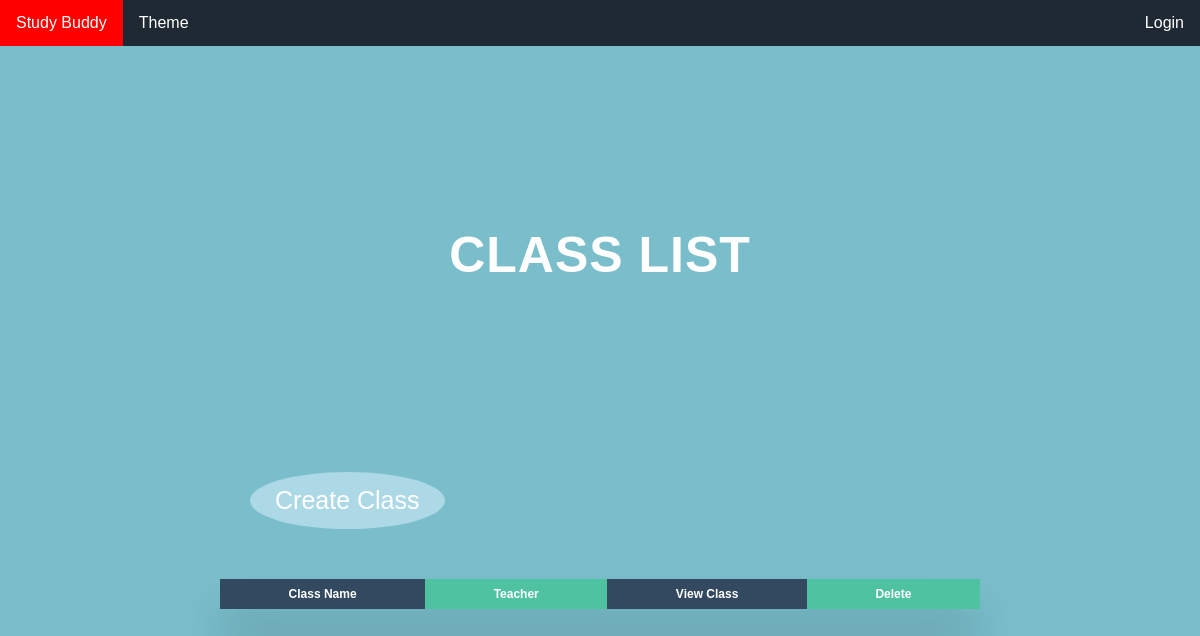
The app's page /school/classes, older data.
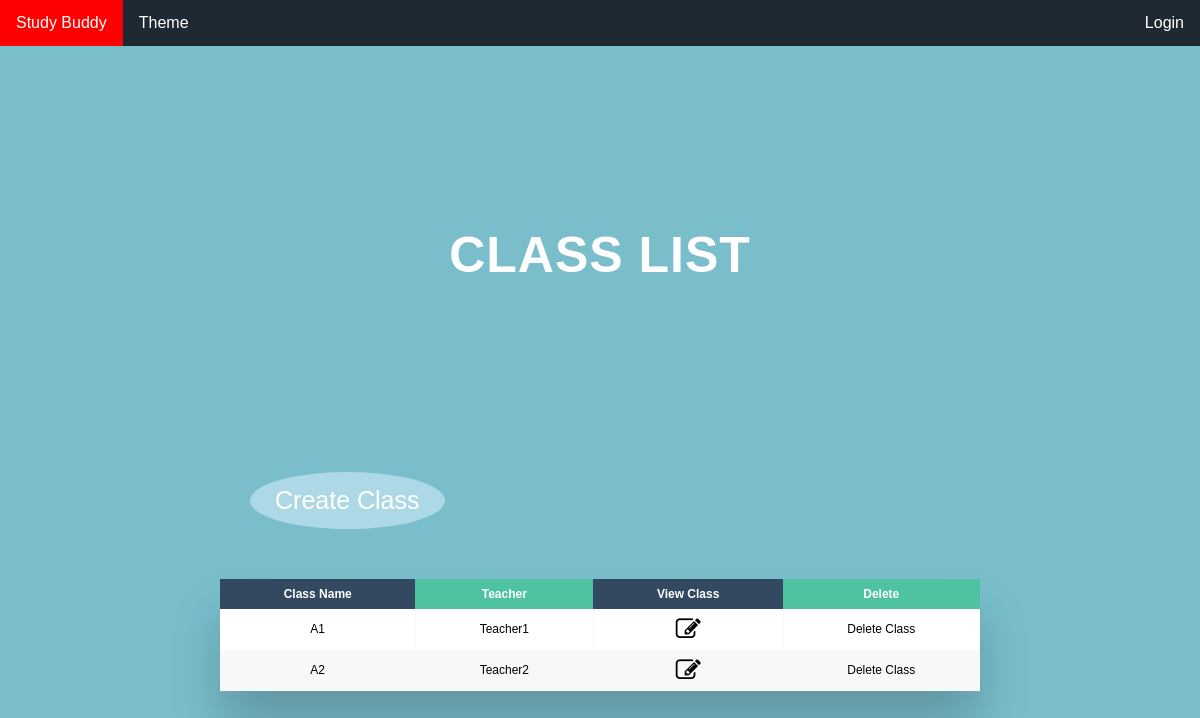
The same page, newer data.
### StudyBuddy/models.py (models this page shows, shortened)
class Classroom(models.Model):
    class_name = models.CharField("class name", max_length=50)
    teacher = models.OneToOneField(User, null=True, on_delete=models.CASCADE)
    class Meta:
        verbose_name = "Class"
        verbose_name_plural = "Classes"

### StudyBuddy/views.py (the view)
# urls.py: path("school/classes", views.view_class_list, name="view_class_list"),
def view_class_list(request):
    model = Classroom.objects.all()
    return render(request, '../templates/school/class/view_class_list.html', {'model': model})

### templates/school/class/view_class_list.html (shortened to what this page needs)
{% extends 'school/schoolHome.html' %}
{% load static %}
{% block title %}
    <head>
        <link type="text/css" rel="stylesheet" href="{% static 'styles/userList.css' %}" />
        <link rel="stylesheet" href="https://cdnjs.cloudflare.com/ajax/libs/font-awesome/4.7.0/css/font-awesome.min.css">
    </head>
    <h2 style="text-align: center; font-size: 50px">Class List</h2>{% endblock %}
{% block content %}
    <a class="switch-user-view" href="{% url 'create_class' %}"> Create Class </a>
    <div id="teacher" class="table-wrapper">
        <table class="fl-table">
            <thead>
            <tr>
                <th>Class Name</th>
                <th>Teacher</th>
                <th>View Class</th>
                <th>Delete</th>
            </tr>
            </thead>
            <tbody>
                {% for m in model %}
                    <tr>
                        <td> {{m.class_name}}</td>
                        <td> {{m.teacher}}</td>
                        <td><a class="" href="{% url 'view_class' m.id %}">  <i style="font-size: 25px; color: black" class="fa fa-edit"></i> </a></td>
                        <td> Delete Class</td>
                    </tr>
                {% endfor %}
        </table>
    </div>
{% endblock %}

Row changes from the older to the newer data that the page shows:
added Classroom: class_name "A1", teacher "Teacher1"
added Classroom: class_name "A2", teacher "Teacher2"
